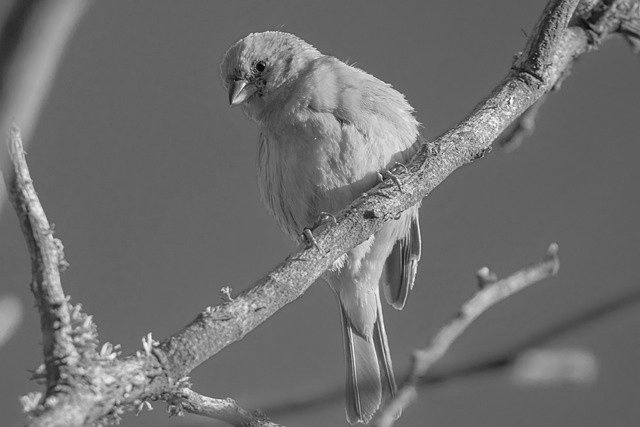
#> input picture task1/src/bird_clean.jpg, 640 x 427 px
$ jupyter execute filtering.ipynb   (shell and % lines are left out)
#> lines starting #> are read from the running program, lines starting #| are printed output that depends on the picture
### task1/filter.py
import cv2
import numpy as np
import matplotlib.pyplot as plt


# [17 lines left out: function apply_laplacian_filter, not called in this run]


'''
[args]:
image: color image(H,W,C), uint8 type
kernel_size: size of kernel. asymmetric padding if even number.
sigma: blurring hyperparameter.
A larger sigma results in a smoother, more diffused blur.

'''
#1d kernel
def apply_gaussian_filter_separable(image, kernel_size, sigma):
    H, W, C = image.shape

    # 1D Gaussian 커널
    scope = np.linspace(-(kernel_size-1)/2, (kernel_size-1)/2, kernel_size)
    kernel = np.exp(-(scope ** 2) / (2 * sigma ** 2))
    kernel /= np.sum(kernel)

    # 패딩
    pad1 = kernel_size // 2
    pad2 = kernel_size - pad1 - 1
    padded_image = np.pad(image, ((pad1, pad2), (pad1, pad2), (0, 0)), mode='constant')

    output = np.zeros_like(image, dtype=np.float32)

    for c in range(C):
        input_channel = padded_image[:, :, c].astype(np.float32)

        # 수평 방향
        intermediate = np.zeros((H + pad1 + pad2, W + pad1 + pad2), dtype=np.float32)
        for i in range(kernel_size):
            intermediate[pad1:H + pad1, pad1:W + pad1] += input_channel[pad1:H + pad1, i:W + i] * kernel[i]

        # 수직 방향
        for i in range(kernel_size):
            output[:, :, c] += intermediate[i:H + i, pad1:W + pad1] * kernel[i]

    return output.astype(np.uint8)

#2d kernel
def apply_gaussian_filter_2D(image, kernel_size, sigma):
    H, W, C = image.shape
    scope = np.linspace(-(kernel_size-1)/2, (kernel_size-1)/2, kernel_size)
    xx, yy = np.meshgrid(scope,scope)
    kernel = (1/(2 * np.pi * sigma ** 2)) * np.exp(-(xx**2 + yy**2) / (2 * sigma**2))

    kernel /= np.sum(kernel)    # Normalization for the kernel.

    #asymmetric padding for even number.
    pad1 = kernel_size // 2
    pad2 = kernel_size - pad1 - 1
    padded_image = np.pad(
        image,
        pad_width=((pad1, pad2), (pad1, pad2), (0, 0)),
        mode='constant',
        constant_values=0
    ) #zero padding to maintain the image size
    output = np.zeros_like(image)

    for y in range(H):
        for x in range(W):
            for c in range(C):
                region = padded_image[y:y+kernel_size, x:x+kernel_size,c]
                filtered_value = np.sum(region * kernel)
                output[y, x, c] = filtered_value

    return output.astype(np.uint8)


# [28 lines left out: function apply_laplacian_of_gaussian_filter, not called in this run]

### task1/filtering.ipynb
[cell 1]

%cd computer_vision/task1

[cell 2]
import cv2
import numpy as np
import matplotlib.pyplot as plt
import time
from filter import apply_gaussian_filter_separable


image1 = cv2.imread('src/bird_clean.jpg')
#> image1 is the input picture: shape (427, 640, 3); min 0, max 255, mean 110.5
image2 = cv2.imread('src/fox_clean.jpg')
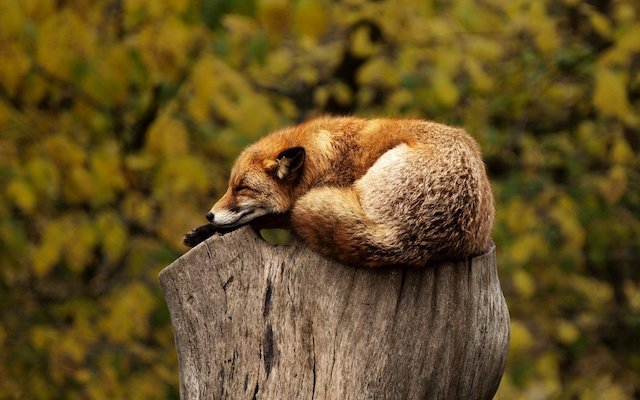
#> input picture task1/src/fox_clean.jpg, 640 x 400 px
#> image2 is the input picture: shape (400, 640, 3); mean B, G, R 35.7, 81.2, 102.2
image3 = cv2.imread('src/snowman_clean.jpg')
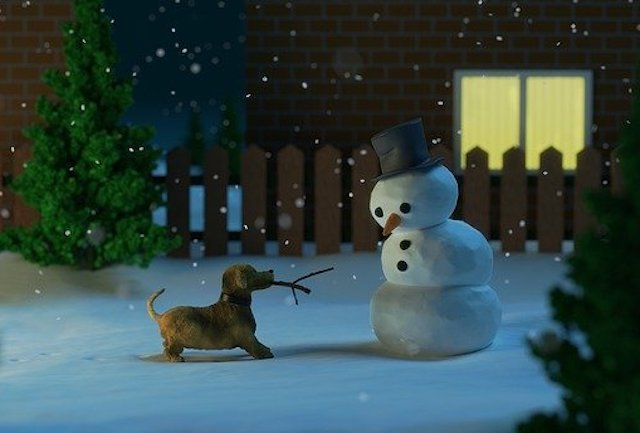
#> input picture task1/src/snowman_clean.jpg, 640 x 433 px
#> image3 is the input picture: shape (433, 640, 3); mean B, G, R 71.2, 73.2, 52.3

image1 = cv2.cvtColor(image1, cv2.COLOR_BGR2RGB)
image2 = cv2.cvtColor(image2, cv2.COLOR_BGR2RGB)
image3 = cv2.cvtColor(image3, cv2.COLOR_BGR2RGB)

images = [image1, image2, image3]
names = ['Bird', 'Fox', 'Snowman']
filtered_images = []
times = []

kernel_size = 13
sigma = 2.0

for idx, img in enumerate(images):
    start = time.time()
    result = apply_gaussian_filter_separable(img, kernel_size, sigma)
    elapsed = time.time() - start
    filtered_images.append(result)
    times.append(elapsed)
#> this loop made 3 passes
#> H in apply_gaussian_filter_separable on passes 1 to 3: 427, 400, 433
#> pass 1, in apply_gaussian_filter_separable, `padded_image = np.pad(image, ((pad1, pad2), (pad1, pad2), (0, 0)), mod..`:
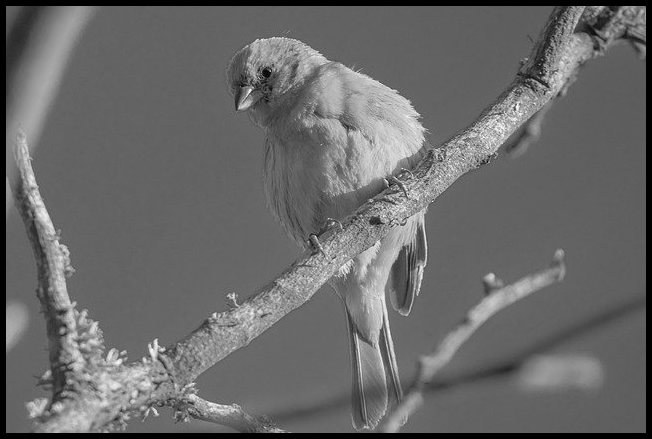
#> padded_image: shape (439, 652, 3); min 0, max 255, mean 105.5
#> pass 1, `result = apply_gaussian_filter_separable(img, kernel_size, sigma)`:
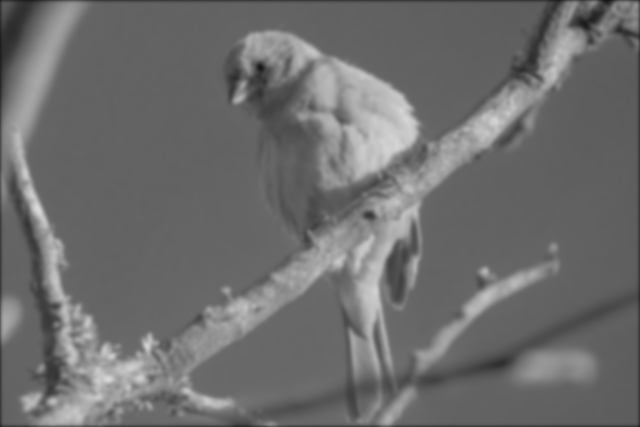
#> result: shape (427, 640, 3); min 22, max 218, mean 109.4
#> pass 2, in apply_gaussian_filter_separable (call 2), `padded_image = np.pad(image, ((pad1, pad2), (pad1, pad2), (0, 0)), mod..`:
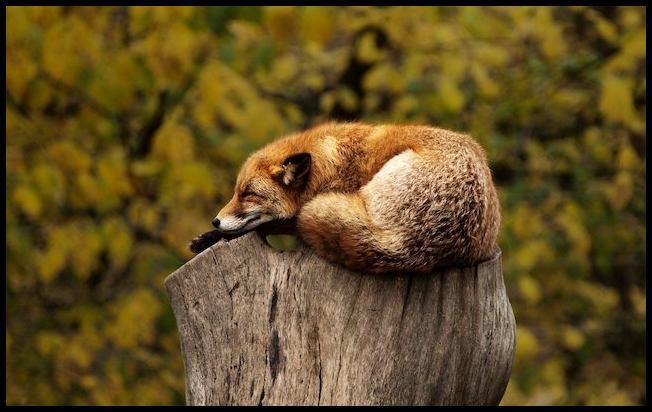
#> padded_image: shape (412, 652, 3); mean R, G, B 97.4, 77.3, 34
#> pass 2, `result = apply_gaussian_filter_separable(img, kernel_size, sigma)`:
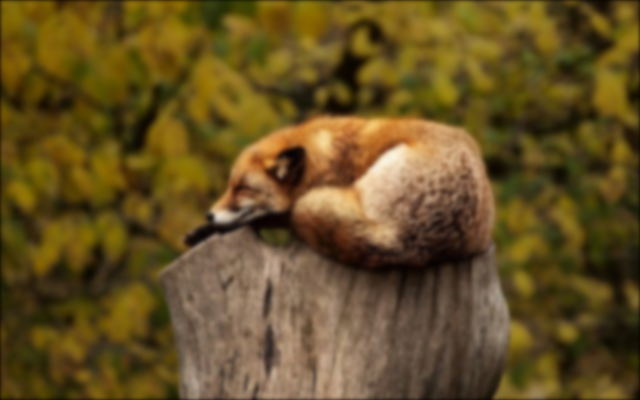
#> result: shape (400, 640, 3); mean R, G, B 101.1, 80.2, 35.1
#> after the loop, filtered_images = 3 items; times = [0.0595, 0.103, 0.0286]

plt.figure(figsize=(15, 9))

for i in range(3):
    # Original
    plt.subplot(3, 2, 2*i + 1)
    plt.imshow(images[i])
    plt.title(f"{names[i]} - Original")
    plt.axis('off')

    # Filtered
    plt.subplot(3, 2, 2*i + 2)
    plt.imshow(filtered_images[i])
    plt.title(f"{names[i]} - Gaussian Filtered ({times[i]:.4f}s)")
    plt.axis('off')

plt.tight_layout()
plt.show()
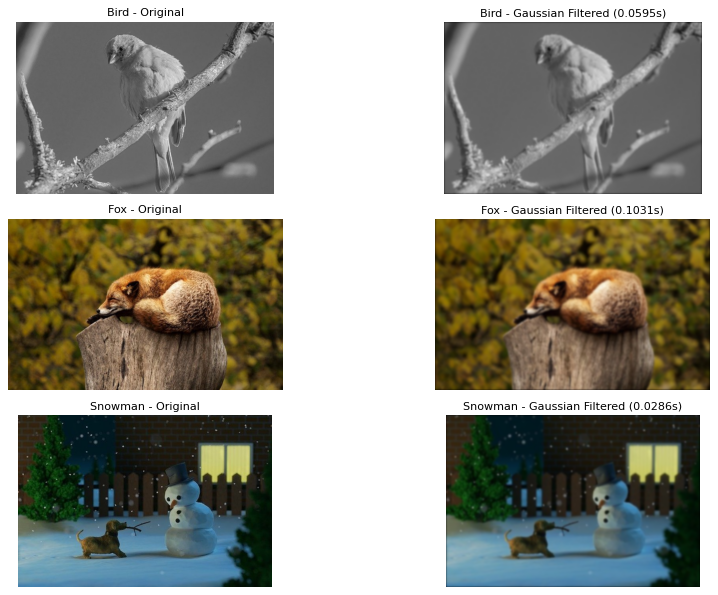
#> figure drawn by matplotlib, 6 panels

[cell 3]
import cv2
import numpy as np
import matplotlib.pyplot as plt
import time
from filter import apply_gaussian_filter_2D


image1 = cv2.imread('src/bird_clean.jpg')
image2 = cv2.imread('src/fox_clean.jpg')
image3 = cv2.imread('src/snowman_clean.jpg')

image1 = cv2.cvtColor(image1, cv2.COLOR_BGR2RGB)
image2 = cv2.cvtColor(image2, cv2.COLOR_BGR2RGB)
image3 = cv2.cvtColor(image3, cv2.COLOR_BGR2RGB)

images = [image1, image2, image3]
names = ['Bird', 'Fox', 'Snowman']
filtered_images = []
times = []

kernel_size = 13
sigma = 2.0

for idx, img in enumerate(images):
    start = time.time()
    result = apply_gaussian_filter_2D(img, kernel_size, sigma)
    elapsed = time.time() - start
    filtered_images.append(result)
    times.append(elapsed)
#> this loop made 3 passes
#> pass 3, in apply_gaussian_filter_2D (call 3), `padded_image = np.pad( image, pad_width=((pad1, pad2), (pad1, pad2), (..`:
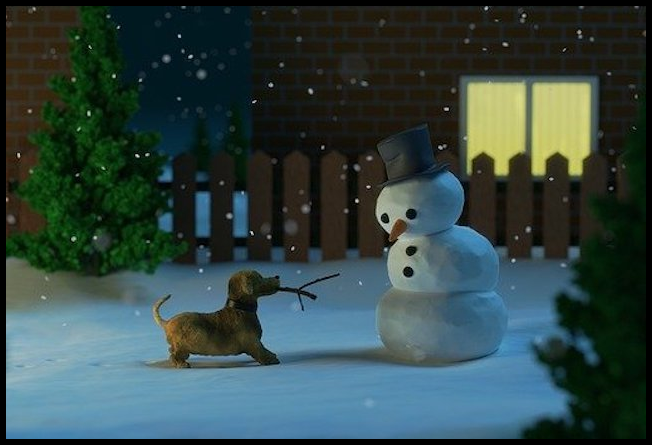
#> padded_image: shape (445, 652, 3); mean R, G, B 50, 69.9, 68
#> after the loop, times = [5.53, 5.05, 5.39]


plt.figure(figsize=(15, 9))

for i in range(3):
    # Original
    plt.subplot(3, 2, 2*i + 1)
    plt.imshow(images[i])
    plt.title(f"{names[i]} - Original")
    plt.axis('off')

    # Filtered
    plt.subplot(3, 2, 2*i + 2)
    plt.imshow(filtered_images[i])
    plt.title(f"{names[i]} - Gaussian Filtered ({times[i]:.4f}s)")
    plt.axis('off')

plt.tight_layout()
plt.show()
